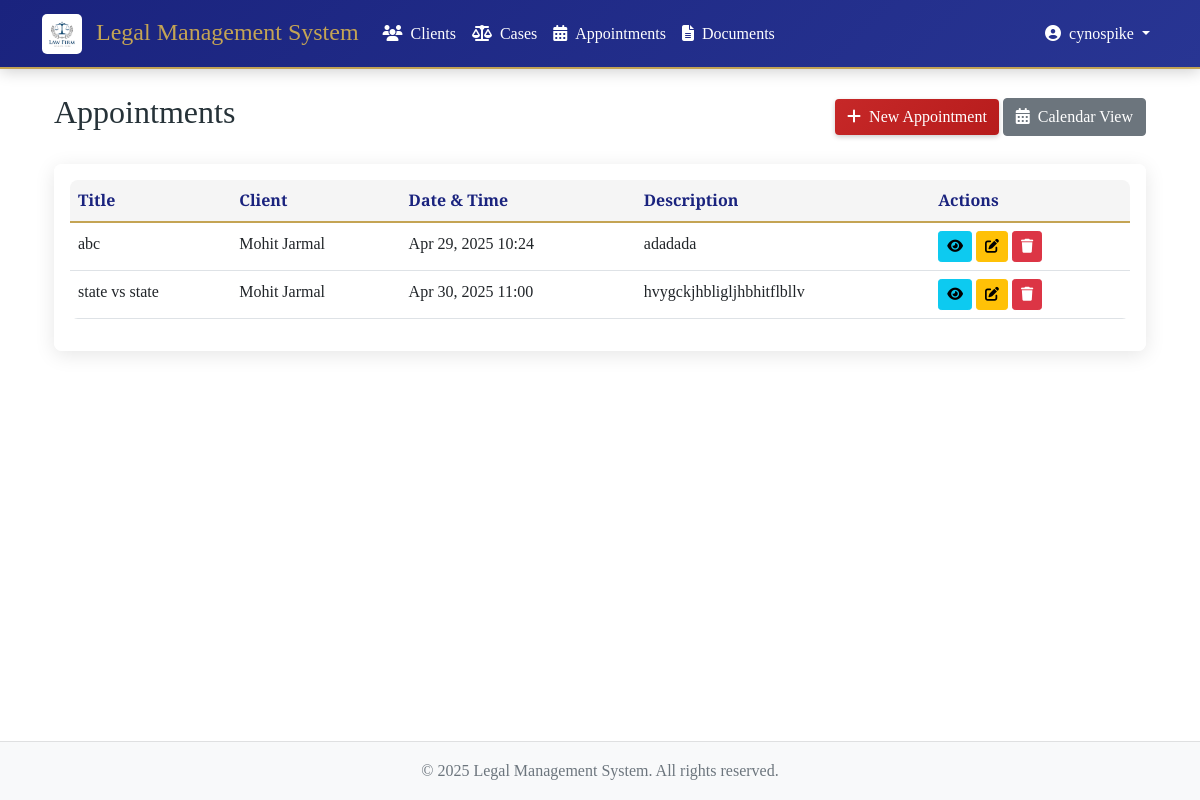
/appointments/ (signed in), run on the app's committed database.
### appointments/models.py (models this page shows, shortened)
class Appointment(models.Model):
    STATUS_CHOICES = [
        ('SCHEDULED', 'Scheduled'),
        ('COMPLETED', 'Completed'),
        ('CANCELLED', 'Cancelled'),
        ('RESCHEDULED', 'Rescheduled'),
    ]
    title = models.CharField(max_length=200)
    client = models.ForeignKey(Client, on_delete=models.CASCADE, related_name='appointments')
    case = models.ForeignKey(Case, on_delete=models.CASCADE, related_name='appointments', null=True, blank=True)
    date_time = models.DateTimeField()
    description = models.TextField(blank=True)
    status = models.CharField(max_length=20, choices=STATUS_CHOICES, default='SCHEDULED')
    created_at = models.DateTimeField(auto_now_add=True)
    created_by = models.ForeignKey(settings.AUTH_USER_MODEL, on_delete=models.CASCADE)
    class Meta:
        ordering = ['-date_time']

### clients/models.py (models this page shows, shortened)
class Client(models.Model):
    first_name = models.CharField(max_length=100)
    last_name = models.CharField(max_length=100)
    email = models.EmailField()
    phone = models.CharField(max_length=20)
    address = models.TextField()
    date_of_birth = models.DateField()
    created_at = models.DateTimeField(auto_now_add=True)
    @property
    def name(self):
        return f"{self.first_name} {self.last_name}"
    class Meta:
        ordering = ['-created_at']

### appointments/views.py (the view)
# urls.py: path('', views.appointment_list, name='appointment_list'),
@login_required
def appointment_list(request):
    appointments = Appointment.objects.all().order_by('date_time')
    context = {
        'appointments': appointments,
        'clients': Client.objects.all(),
    }
    return render(request, 'appointments/appointment_list.html', context)

### templates/appointments/appointment_list.html (shortened to what this page needs)
{% extends 'base.html' %}
{% block content %}
<div class="container mt-4">
    <div class="d-flex justify-content-between align-items-center mb-4">
        <h2>Appointments</h2>
        <div>
            <a href="{% url 'appointments:appointment_create' %}" class="btn btn-primary">
                <i class="fas fa-plus me-2"></i>New Appointment
            </a>
            <a href="{% url 'appointments:appointment_calendar' %}" class="btn btn-secondary">
                <i class="fas fa-calendar-alt me-2"></i>Calendar View
            </a>
        </div>
    </div>
    <div class="card">
        <div class="card-body">
            <div class="table-responsive">
                <table class="table table-hover">
                    <thead>
                        <tr>
                            <th>Title</th>
                            <th>Client</th>
                            <th>Date & Time</th>
                            <th>Description</th>
                            <th>Actions</th>
                        </tr>
                    </thead>
                    <tbody>
                        {% for appointment in appointments %}
                        <tr>
                            <td>{{ appointment.title }}</td>
                            <td>{{ appointment.client.name }}</td>
                            <td>{{ appointment.date_time|date:"M d, Y H:i" }}</td>
                            <td>{{ appointment.description|truncatewords:20 }}</td>
                            <td>
                                <a href="{% url 'appointments:appointment_detail' appointment.pk %}" class="btn btn-sm btn-info">
                                    <i class="fas fa-eye"></i>
                                </a>
                                <a href="{% url 'appointments:appointment_update' appointment.pk %}" class="btn btn-sm btn-warning">
                                    <i class="fas fa-edit"></i>
                                </a>
                                <a href="{% url 'appointments:appointment_delete' appointment.pk %}" class="btn btn-sm btn-danger">
                                    <i class="fas fa-trash"></i>
                                </a>
                            </td>
                        </tr>
                        {% empty %}
                        <tr>
                            <td colspan="5" class="text-center">No appointments scheduled.</td>
                        </tr>
                        {% endfor %}
                    </tbody>
                </table>
            </div>
        </div>
    </div>
</div>
{% endblock %}

### templates/base.html (shortened to what this page needs)
{% load static %}
<!DOCTYPE html>
<html lang="en">
<head>
    <link href="https://cdn.jsdelivr.net/npm/bootstrap@5.1.3/dist/css/bootstrap.min.css" rel="stylesheet">
    <link rel="stylesheet" href="https://cdnjs.cloudflare.com/ajax/libs/font-awesome/6.5.1/css/all.min.css">
    <link rel="stylesheet" href="{% static 'css/style.css' %}">
    <link rel="stylesheet" href="{% static 'css/animations.css' %}">
</head>
<body>
    <nav class="navbar navbar-expand-lg navbar-dark">
        <div class="container">
            <a class="navbar-brand" href="{% url 'dashboard' %}">
                <img src="{% static 'images/logo.png' %}" alt="Legal Management System" height="40" class="me-2">
                Legal Management System
            </a>
            {% if user.is_authenticated %}
            <div class="collapse navbar-collapse" id="navbarNav">
                <ul class="navbar-nav me-auto">
                    <li class="nav-item">
                        <a class="nav-link" href="{% url 'clients:client_list' %}">
                            <i class="fas fa-users me-2"></i>Clients
                        </a>
                    </li>
                    <li class="nav-item">
                        <a class="nav-link" href="{% url 'cases:case_list' %}">
                            <i class="fas fa-balance-scale me-2"></i>Cases
                        </a>
                    </li>
                    <li class="nav-item">
                        <a class="nav-link" href="{% url 'appointments:appointment_list' %}">
                            <i class="fas fa-calendar-alt me-2"></i>Appointments
                        </a>
                    </li>
                    <li class="nav-item">
                        <a class="nav-link" href="{% url 'documents:document_list' %}">
                            <i class="fas fa-file-alt me-2"></i>Documents
                        </a>
                    </li>
                </ul>
                <div class="navbar-nav">
                    <div class="nav-item dropdown">
                        <a class="nav-link dropdown-toggle" href="#" id="userDropdown" role="button" data-bs-toggle="dropdown">
                            <i class="fas fa-user-circle me-2"></i>{{ user.username }}
                        </a>
                    </div>
                </div>
            </div>
            {% endif %}
        </div>
    </nav>
    <div class="content-wrapper">
        <div class="container mt-4">
            {% block content %}
            {% endblock %}
        </div>
    </div>
    <footer class="footer py-3 bg-light">
        <div class="container text-center">
            <span class="text-muted">© {% now "Y" %} Legal Management System. All rights reserved.</span>
        </div>
    </footer>
</body>
</html>

### static/css/style.css (style rules this page uses)
:root { --primary-color: #1a237e; --secondary-color: #283593; --accent-color: #c62828; --text-color: #263238; --light-bg: #f5f5f5; --gold-accent: #c4a454; }
body { font-family: 'Crimson Text', serif; color: var(--text-color); line-height: 1.6; min-height: 100vh; display: flex; flex-direction: column; margin: 0; }
.content-wrapper { flex: 1 0 auto; padding-bottom: 60px; }
.footer { flex-shrink: 0; background-color: var(--light-bg); position: fixed; bottom: 0; width: 100%; z-index: 100; border-top: 1px solid rgba(0, 0, 0, 0.1); }
.content-wrapper::before { content: ''; position: absolute; top: 0; left: 0; right: 0; bottom: 0; background-color: rgba(255, 255, 255, 0.85); z-index: -1; }
.navbar { margin-bottom: 0; }
.footer { margin-top: auto; background-color: var(--light-bg); }
.card { background-color: rgba(255, 255, 255, 0.9); backdrop-filter: blur(5px); }
.navbar { background: linear-gradient(135deg, rgba(26, 35, 126, 0.95), rgba(40, 53, 147, 0.95)) !important; }
.table { background-color: rgba(255, 255, 255, 0.9); }
.navbar { background: linear-gradient(135deg, var(--primary-color), var(--secondary-color)) !important; box-shadow: 0 2px 15px rgba(0,0,0,0.2); border-bottom: 2px solid var(--gold-accent); }
.navbar-brand { font-family: 'Cormorant Garamond', serif; font-size: 1.5rem; color: var(--gold-accent) !important; }
.nav-link { color: #fff !important; font-weight: 500; transition: color 0.3s ease; }
.card { border: none; box-shadow: 0 4px 20px rgba(0,0,0,0.1); background: rgba(255, 255, 255, 0.97); border-radius: 8px; overflow: hidden; }
.btn-primary { background: linear-gradient(135deg, var(--accent-color), #b71c1c); border: none; box-shadow: 0 2px 5px rgba(0,0,0,0.2); transition: all 0.3s ease; }
.table { background: white; border-radius: 8px; overflow: hidden; }
.table thead th { background: var(--light-bg); color: var(--primary-color); font-family: 'Cormorant Garamond', serif; border-bottom: 2px solid var(--gold-accent); }
.navbar-brand img { border-radius: 5px; object-fit: contain; height: 40px; width: auto; transition: transform 0.3s ease; }

### data on the page
Appointment: title "abc", client.name "Mohit Jarmal", date_time "Apr 29, 2025 10:24", description "adadada"
Appointment: title "state vs state", client.name "Mohit Jarmal", date_time "Apr 30, 2025 11:00", description "hvygckjhbligljhbhitflbllv"

### other printed values
{{ user.username }} "cynospike"
